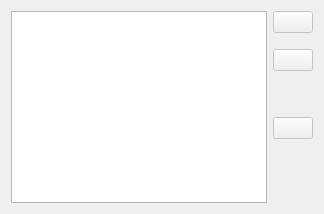
              <widget class="QWidget" name="ConstatTab">
               <attribute name="title">
                <string>Constat</string>
               </attribute>
               <layout class="QHBoxLayout" name="horizontalLayout_8">
                <item>
                 <layout class="QHBoxLayout" name="horizontalLayout_7">
                  <item>
                   <widget class="QTableView" name="ConstatTableView">
                    <property name="enabled">
                     <bool>true</bool>
                    </property>
                   </widget>
                  </item>
                  <item>
                   <layout class="QVBoxLayout" name="verticalLayout_8">
                    <item>
                     <widget class="QPushButton" name="addConstat">
                      <property name="enabled">
                       <bool>false</bool>
                      </property>
                      <property name="text">
                       <string/>
                      </property>
                      <property name="icon">
                       <iconset resource="invoiceressources.qrc">
                        <normaloff>:/icons/dependencies/icon/Button-Add-icon.png</normaloff>:/icons/dependencies/icon/Button-Add-icon.png</iconset>
                      </property>
                      <property name="iconSize">
                       <size>
                        <width>32</width>
                        <height>32</height>
                       </size>
                      </property>
                     </widget>
                    </item>
                    <item>
                     <spacer name="verticalSpacer_5">
                      <property name="orientation">
                       <enum>Qt::Vertical</enum>
                      </property>
                      <property name="sizeType">
                       <enum>QSizePolicy::Fixed</enum>
                      </property>
                      <property name="sizeHint" stdset="0">
                       <size>
                        <width>20</width>
                        <height>10</height>
                       </size>
                      </property>
                     </spacer>
                    </item>
                    <item>
                     <widget class="QPushButton" name="duplicateConstat">
                      <property name="enabled">
                       <bool>false</bool>
                      </property>
                      <property name="text">
                       <string/>
                      </property>
                      <property name="icon">
                       <iconset resource="invoiceressources.qrc">
                        <normaloff>:/icons/dependencies/icon/duplicate.png</normaloff>:/icons/dependencies/icon/duplicate.png</iconset>
                      </property>
                      <property name="iconSize">
                       <size>
                        <width>32</width>
                        <height>32</height>
                       </size>
                      </property>
                     </widget>
                    </item>
                    <item>
                     <spacer name="verticalSpacer_12">
                      <property name="orientation">
                       <enum>Qt::Vertical</enum>
                      </property>
                      <property name="sizeType">
                       <enum>QSizePolicy::Fixed</enum>
                      </property>
                      <property name="sizeHint" stdset="0">
                       <size>
                        <width>20</width>
                        <height>40</height>
                       </size>
                      </property>
                     </spacer>
                    </item>
                    <item>
                     <widget class="QPushButton" name="removeConstat">
                      <property name="enabled">
                       <bool>false</bool>
                      </property>
                      <property name="text">
                       <string/>
                      </property>
                      <property name="icon">
                       <iconset resource="invoiceressources.qrc">
                        <normaloff>:/icons/dependencies/icon/Button-Close-icon.png</normaloff>:/icons/dependencies/icon/Button-Close-icon.png</iconset>
                      </property>
                      <property name="iconSize">
                       <size>
                        <width>32</width>
                        <height>32</height>
                       </size>
                      </property>
                     </widget>
                    </item>
                    <item>
                     <spacer name="verticalSpacer_6">
                      <property name="orientation">
                       <enum>Qt::Vertical</enum>
                      </property>
                      <property name="sizeHint" stdset="0">
                       <size>
                        <width>20</width>
                        <height>40</height>
                       </size>
                      </property>
                     </spacer>
                    </item>
                   </layout>
                  </item>
                 </layout>
                </item>
               </layout>
              </widget>
